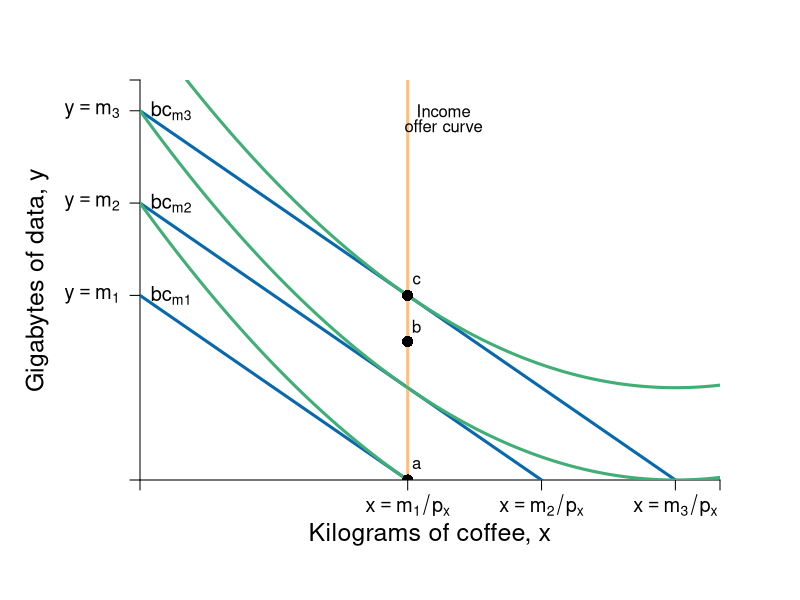

The R script that drew this image:
require(shape)
pdf(file = "budget_incomechange_offercurve_qql.pdf", width = 9, height = 7)

#Set parameters for graphics
axislabelsize <- 1.5
labelsize <- 1.2
graphlinewidth <- 3
segmentlinewidth <- 2


COL <- c("#7fc97f", "#beaed4", "#fdc086", "#ffff99", "#386cb0", "#f0027f", "#bf5b17", "#666666")
COLA <- c("#99d8c9","#66c2a4","#41ae76", "#238b45", "#005824")
COLB <- c("#4eb3d3", "#2b8cbe", "#0868ac","#084081")

#Edited the margins to cater for the larger LHS labels
par(mar =  c(6, 7, 4, 4))

mrsA <- function(x, rmax = 10, xmax = 20) {
  rmax - (rmax/xmax)*x
}


uA <- function(x, y, rmax = 2, xmax = 12) {
  y + rmax*x - (1/2)*(rmax/xmax)*x^2
}

indiffA1 <- function(x, uA = 10, rmax = 2.5, xmax = 10) {
  uA - rmax*x + (1/2)*(rmax/xmax)*(x^2)
}

bcA <- function(x, w = 20, p = 2) {
  w - p*x
}


xlims <- c(0, 13)
ylims <- c(0, 13)

npts <- 501 
x <- seq(xlims[1], xlims[2], length.out = npts)
y <- seq(ylims[1], ylims[2], length.out = npts) 
a <- c(9, 12,15)

plot(0, 0, xlim = xlims, ylim = ylims, type = "n",
     xlab = expression(paste("")),
     ylab = expression(paste("")), 
     xaxt = "n", 
     yaxt = "n", 
     cex.lab = axislabelsize, 
     bty = "n",
     xaxs="i", 
     yaxs="i")

# ticksy <- seq(from = 0, to = ylims[2], by = 2)
# ylabels <- seq(from = 0, to = ylims[2], by = 2)
# ticksx <- seq(from = 0, to = xlims[2], by = 2)
# xlabels <- seq(from = 0, to = xlims[2], by = 2)
ticksy <- c(0, 6, 9, 12, ylims[2])
ylabels <- c(NA, expression(paste(y==m[1])), expression(paste(y == m[2])), expression(paste(y == m[3])), NA)
ticksx <- c(0, 6, 9, 12, xlims[2])
xlabels <- c(NA, expression(paste(x == m[1]/p[x])), expression(paste(x == m[2]/p[x])), expression(paste(x == m[3]/p[x])), NA)

axis(1, at = ticksx, pos = 0, labels = xlabels, cex.axis = labelsize)
axis(2, at = ticksy, pos = 0, labels = ylabels, las = 1, cex.axis = labelsize)

npts <- 500 
xx1 <- seq(xlims[1], xlims[2], length.out = npts)

lines(xx1, bcA(xx1, w = 12, p = 1), col = COLB[3], lwd = graphlinewidth)
lines(xx1, bcA(xx1, w = 6, p = 1), col = COLB[3], lwd = graphlinewidth)
lines(xx1, bcA(xx1, w = 9, p = 1), col = COLB[3], lwd = graphlinewidth)
#lines(xx1, indiffA1(xx1, uA = 20, rmax = 2.5, xmax = 10), col = COLB[4], lwd = graphlinewidth)
abline(v=6, col=COL[3], lwd=graphlinewidth)
text(6.8, 12, expression(paste("Income")))
text(6.8, 11.5, expression(paste("offer curve")))

#Label Axes
mtext(expression(paste("Kilograms of coffee, ", x)), side=1, line = 2.5, cex = axislabelsize)
text(-2.3, 0.5*ylims[2], expression(paste("Gigabytes of data, ", y)), xpd = TRUE, cex = axislabelsize, srt = 90) 

#Label the budget curve functions for the HG, Aisha
text(.7, 6, expression(bc[m1]), cex = labelsize)
text(.7, 9, expression(bc[m2]), cex = labelsize)
text(.7, 12, expression(bc[m3]), cex = labelsize)

#adding iso-welfare functions:

#Label the iso-welfare functions for the HG, Aisha
# text(11.8, 1.6, expression(u[1]))
# text(11.8, 3.3, expression(u[2]))
# text(11.8, 5.7, expression(u[3]))
#text(6.6, 8.3, expression(u[4]^A))

contour(x, y, 
        outer(x, y, uA),
        drawlabels = FALSE,
        col = COLA[3],
        lwd = graphlinewidth,
        levels = a, 
        xaxs="i", 
        yaxs="i", 
        add = TRUE)

points(6, 0, pch = 16, col = "black", cex = 1.5)
text(6.2, 0.5, expression(a))
points(6, 4.5, pch = 16, col = "black", cex = 1.5)
text(6.2, 5, expression(b))
points(6, 6, pch = 16, col = "black", cex = 1.5)
text(6.2, 6.5, expression(c))


dev.off()
